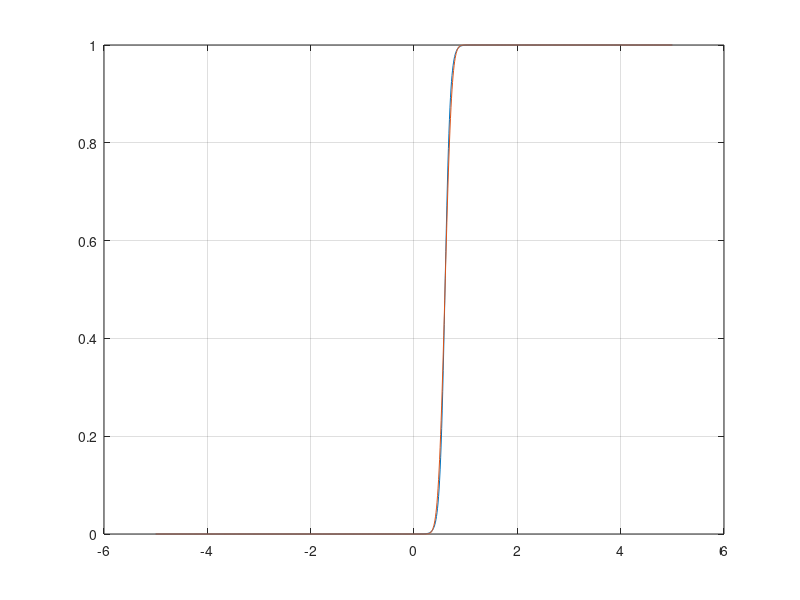

Recreate this plot in MATLAB.
clear all, close all, clc;

u = linspace(-5,5,1000);
mu = 20;
theta = 0.6;
S1 = @(u) 1./(1+exp(-mu*(u-theta)));

alpha = 50; D = 0.01;
phi = @(x) 0.5*(1+erf(x/sqrt(2)));
S  = @(u) phi(alpha*(u-theta)./sqrt(1+alpha^2*D));

plot(u,S1(u),u,S(u));
grid on;


